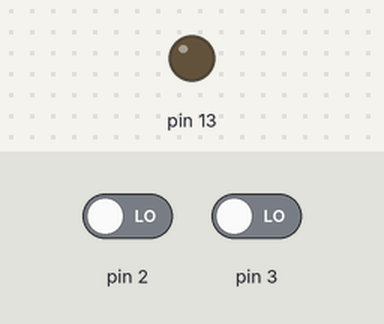
A program run on a simulated Arduino Nano, built with avr-gcc and run on an emulated ATmega328P. On the bench: output pins drawn as LEDs (lit = HIGH). The test bench sets the inputs (shaded band); at power-on: pin 2 LOW, pin 3 LOW.

Above: at 5.0 s.
At 10.4 s:
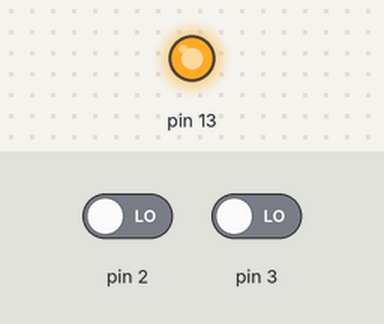
Timing chart, 0 to 11.4 s (numbered marks = the images above):
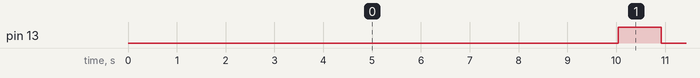

The program:

main.cpp
```cpp
#include <Arduino.h>
#include "BlinkCode.h"

// Configuration constants
#define BLINKCODE_INTERVAL_MS       125U   /**< Task execution interval in milliseconds */
#define TASK_PERIOD_MS              5U     /**< Main loop delay in milliseconds */
#define BUTTON_DEBOUNCE_DELAY_MS    50U    /**< Debounce delay for button inputs */
#define INPUT_PIN_BUTTON_1          2U     /**< First button input pin */
#define INPUT_PIN_BUTTON_2          3U     /**< Second button input pin */

// Button states structure
typedef struct
{
    uint8_t current_state;      /**< Current button reading */
    uint8_t previous_state;     /**< Previous stable button reading */
    uint8_t debounce_counter;   /**< Debounce counter */
    uint8_t is_stable;          /**< Flag indicating stable reading */
} ButtonState_t;

// Global button state tracking
static ButtonState_t button1_state = {0};
static ButtonState_t button2_state = {0};

/**
 * @brief Initialize button input pins and states
 * @param button Pointer to button state structure
 * @param pin Pin number to initialize
 */
static void InitializeButton(ButtonState_t* button, uint8_t pin)
{
    pinMode(pin, INPUT);
    button->current_state = digitalRead(pin);
    button->previous_state = button->current_state;
    button->debounce_counter = 0U;
    button->is_stable = 1U; // Assume initial state is stable
}

/**
 * @brief Debounce button input with proper state management
 * @param button Pointer to button state structure
 * @param pin Pin number to read
 * @return uint8_t 1 if button just became pressed (rising edge), 0 otherwise
 */
static uint8_t DebounceButton(ButtonState_t* button, uint8_t pin)
{
    button->current_state = digitalRead(pin);

    // If button state changed, reset debounce counter
    if (button->current_state != button->previous_state)
    {
        button->debounce_counter = 0U;
        button->is_stable = 0U;
    }
    else
    {
        // State is stable, increment counter
        button->debounce_counter++;

        // If debounce threshold reached, mark as stable
        if (button->debounce_counter >= BUTTON_DEBOUNCE_DELAY_MS / TASK_PERIOD_MS)
        {
            button->is_stable = 1U;
        }
    }

    // Return 1 if button just became pressed (stable HIGH from stable LOW)
    uint8_t result = 0U;
    if ((button->is_stable) &&
        (button->current_state == HIGH) &&
        (button->previous_state == LOW))
    {
        result = 1U;
    }

    button->previous_state = button->current_state;
    return result;
}

void setup()
{
    // Initialize BlinkCode system with default configuration
    BlinkCode_Init(NULL);

    // Initialize button input handling
    InitializeButton(&button1_state, INPUT_PIN_BUTTON_1);
    InitializeButton(&button2_state, INPUT_PIN_BUTTON_2);
}

void loop()
{
    // Handle button inputs with debouncing
    uint8_t button1_pressed = DebounceButton(&button1_state, INPUT_PIN_BUTTON_1);
    uint8_t button2_pressed = DebounceButton(&button2_state, INPUT_PIN_BUTTON_2);

    // Process button press events - transmit data using BlinkCode
    if (button1_pressed)
    {
        // Send data value 1 (blink once)
        BlinkCode_SendData(1U, 0U);
    }

    if (button2_pressed)
    {
        // Send data value 3 (blink three times)
        BlinkCode_SendData(3U, 0U);
    }

    // Example: Send sensor data or status information
    // This demonstrates the main use case of BlinkCode for data transmission
    static uint16_t counter = 0U;
    counter++;

    // Every 10 seconds, send a sample data value
    if (counter >= (10000U / TASK_PERIOD_MS))
    {
        BlinkCode_SendData(42U, 300U); // Send data value 42 with custom timing
        counter = 0U;
    }

    // Implement timed task execution for BlinkCode processing
    static uint16_t tick_counter = 0U;
    tick_counter++;

    // Execute BlinkCode task at configured interval
    if (tick_counter >= (BLINKCODE_INTERVAL_MS / TASK_PERIOD_MS))
    {
        BlinkCode_Task();
        tick_counter = 0U;
    }

    // Maintain consistent timing
    delay(TASK_PERIOD_MS);
}
```

Measured:
- by itself, pin 13: goes HIGH 0.88 s, 41 × (LOW 1.5 s, HIGH 1.0 s), LOW 1.0 s, 6 × (HIGH 1.0 s, LOW 1.5 s), then HIGH
- by itself, everything shown: repeats every 17.6 s, in 14 steps
